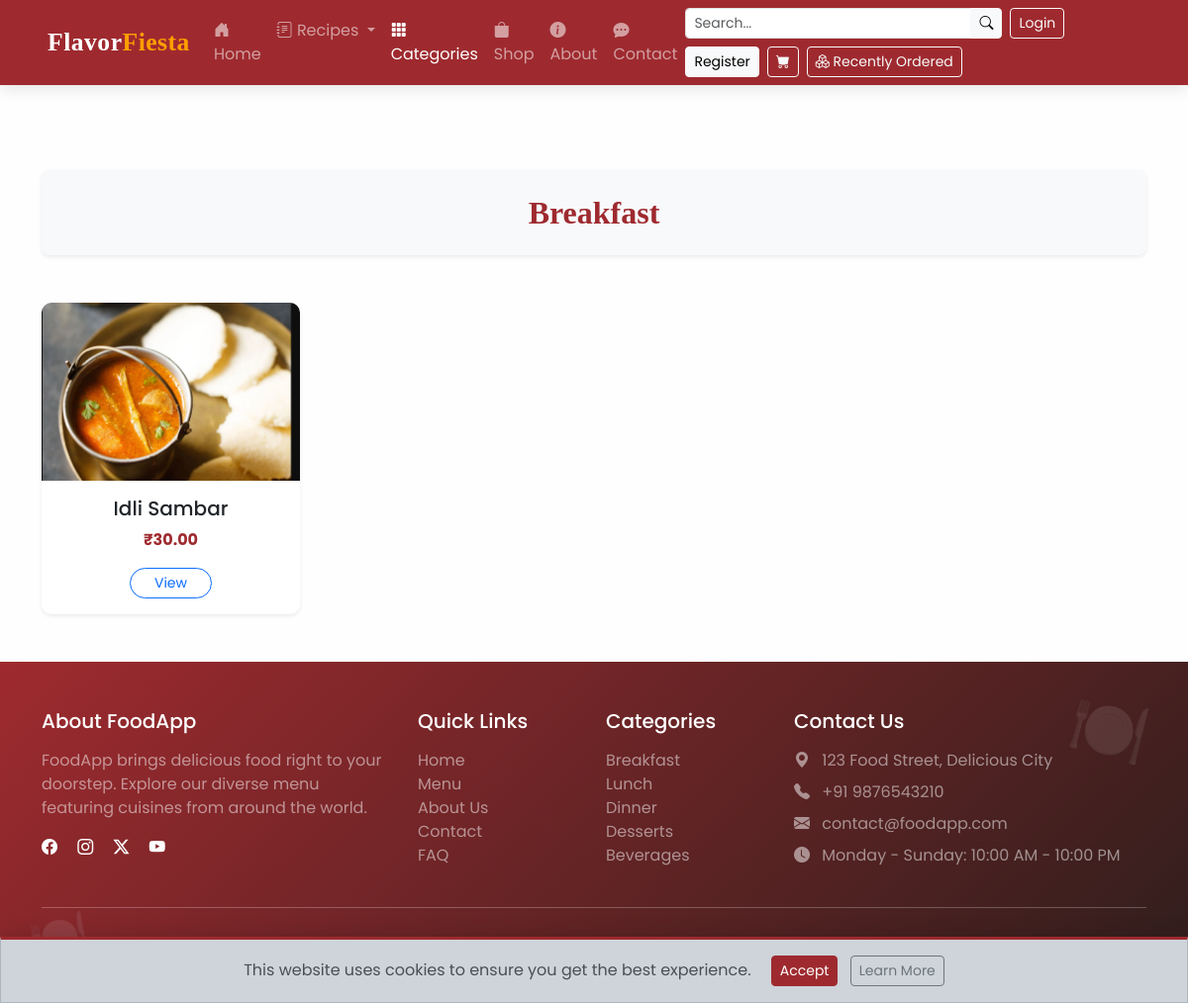
Screenshot of /category/breakfast/ with the database file from the repository.
### category/models.py (models this page shows, shortened)
class Category(models.Model):
    name = models.CharField(max_length=100, unique=True)
    description = models.TextField(blank=True, null=True)
    slug = models.SlugField(unique=True, blank=True)
    def __str__(self):
        return self.name

### food/models.py (models this page shows, shortened)
class Item(models.Model):
    name = models.CharField(max_length=100)
    description = models.TextField()
    price = models.DecimalField(max_digits=10, decimal_places=2)
    image = models.ImageField(upload_to='food_images/', blank=True, null=True)
    is_vegetarian = models.BooleanField(default=False)
    is_featured = models.BooleanField(default=False)
    ingredients = models.TextField(blank=True, null=True)
    category = models.CharField(max_length=100, blank=True, null=True)

### category/views.py (the view)
# urls.py: path('<slug:slug>/', views.category_detail, name='category_detail'),
def category_detail(request, slug):
    category = get_object_or_404(Category, slug=slug)
    products = Item.objects.filter(category=category)  # Assuming your Product model has a `category` FK
    return render(request, 'category/category_detail.html', {
        'category': category,
        'products': products
    })

### category/templates/category/category_detail.html (shortened to what this page needs)
{% extends 'food/base.html' %}
{% block content %}
<div class="container py-5">
    <div class="row mb-5">
        <div class="col-12">
            <div class="bg-light rounded-3 p-4 shadow-sm">
                <h2 class="mb-0 text-center fw-bold text-primary">{{ category.name }}</h2>
            </div>
        </div>
    </div>
    {% if products %}
    <div class="row row-cols-2 row-cols-md-3 row-cols-lg-4 g-4">
        {% for product in products %}
        <div class="col">
            <div class="card h-100 shadow-sm border-0 product-card">
                <div class="product-img-container">
                    <img src="{{ product.image.url }}" class="card-img-top object-fit-cover" alt="{{ product.name }}" height="180">
                </div>
                <div class="card-body text-center d-flex flex-column">
                    <h5 class="card-title text-truncate mb-2">{{ product.name }}</h5>
                    <p class="card-text fw-bold text-primary mb-3">₹{{ product.price }}</p>
                    <div class="mt-auto">
                        <a href="{% url 'shop:product_detail' product.id %}" class="btn btn-outline-primary btn-sm rounded-pill px-4">View</a>
                    </div>
                </div>
            </div>
        </div>
        {% endfor %}
    </div>
    {% endif %}
</div>
{% endblock %}

### static/css/style.css (style rules this page uses)
:root { --primary-color:#9E2A2F; --primary-dark: #D35D16; --secondary-color: #9E2A2F; --accent-color: #FF9F00; --success-color: #4A9D4F; --light-bg: #fefefeb7; --dark-bg: #2E1E1C; --dark-content: #3C2A2A; }
body { font-family: 'Poppins', sans-serif; padding-top: 60px; background-color: var(--light-bg); transition: all 0.4s ease; }
h1, h2, h3, .navbar-brand, .display-text { font-family: 'Playfair Display', serif; }
.card { border-radius: 12px; overflow: hidden; transition: all 0.4s ease; border: none; box-shadow: 0 8px 20px rgba(0,0,0,0.08); }
.text-primary { color: var(--primary-color) !important; }

### category/templates/category/category_detail.html (style rules this page uses)
.product-card { transition: all 0.3s ease; border-radius: 10px; overflow: hidden; }
.product-img-container { overflow: hidden; }
.card-img-top { transition: transform 0.5s ease; }

### rows the page displays
Category: name "Breakfast"
Item: image (picture), name "Idli Sambar", price "30.00"
